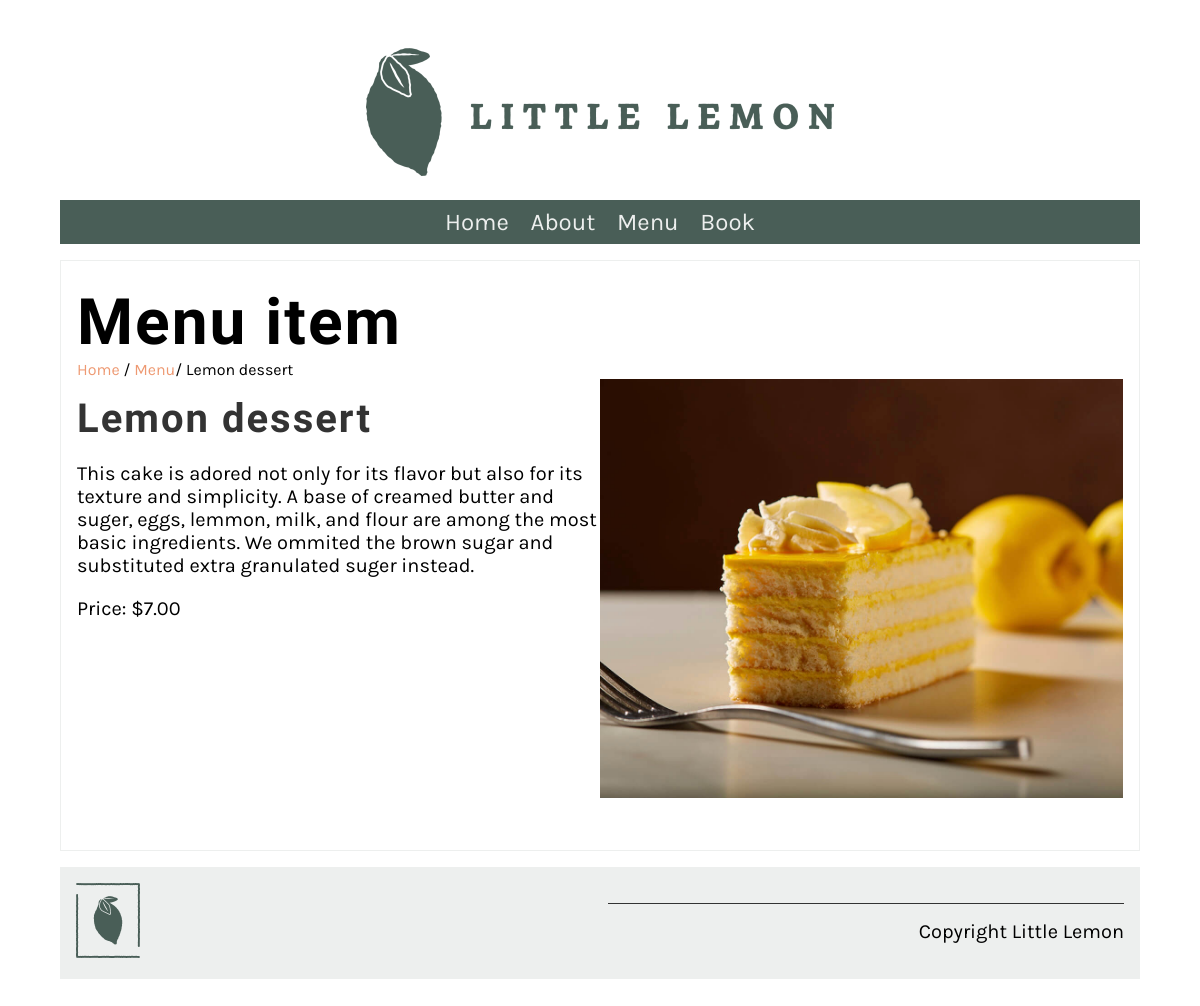
Screenshot of /menu_item/1/ with the database file from the repository.
### restaurant/models.py (models this page shows, shortened)
class Menu(models.Model):
   name = models.CharField(max_length=200)
   price = models.IntegerField(null=False)
   menu_item_description = models.TextField(max_length=1000,default='')

### restaurant/views.py (the view)
# urls.py: path('menu_item/<int:pk>/',views.display_menu_item,name='menu_item')
def display_menu_item(request,pk = None):
    if pk:
        menu_item = Menu.objects.get(pk=pk)
    else:
        menu_item = ""
    return render(request,'menu_item.html',{"menu_item":menu_item})

### restaurant/templates/menu_item.html
{% extends 'base.html' %}
{% load static %}
{% block content %}
<section>
    <article>
        <h1>Menu item</h1>
        <span>
            <a href="{% url 'home' %}">Home</a> /
            <a href="{% url 'menu' %}">Menu</a>/
            {{ menu_item.name }}
        </span>
        <div class="row">
            <div class="column">
                <h2>
                   {{menu_item.name}}
                </h2>
                <p>
                    {{ menu_item.menu_item_description }}
                </p>
                <p>
                    Price: ${{ menu_item.price }}.00
                </p>
            </div>
            <div class="column">
                <img src="/restaurant/static/img/menu_items/{{menu_item.name}}.jpg" alt="{{ menu_item.name}}" />
            </div>
        </div>
    </article>
</section>
{% endblock %}

### restaurant/templates/base.html (shortened to what this page needs)
{% load static %}
<!DOCTYPE html>
<html lang="en">
  <head>
    <link
      rel="preload"
      as="style"
      href="{% static 'css/style.css' %}"
      onload="this.rel = 'stylesheet'"
    />
  </head>
  <body>
    {% include 'partials/_header.html' %}
    <main>{% block content %} {% endblock %}</main>
    {% include 'partials/_footer.html' %}
  </body>
</html>

### restaurant/templates/partials/_header.html
{% load static %}
<header>
  <img src="{% static 'img/logo.png' %}" />
</header>
<nav>
  <ul>
    <li><a href="{% url 'home' %}">Home</a></li>
    <li><a href="{% url 'about' %}">About</a></li>
    <li><a href="{% url 'menu' %}">Menu</a></li>
    <li><a href="{% url 'book' %}">Book</a></li>
  </ul>
</nav>

### restaurant/templates/partials/_footer.html
{% load static %}
<footer>
    <article>
        <img src="{% static 'img/logo_footer.png' %}" />
    </article>
    <article>
        <p>Copyright Little Lemon </p>
    </article>
</footer>

### restaurant/static/css/style.css (style rules this page uses)
body { font-family: 'Karla', sans-serif; margin-top: 3rem; margin-bottom: 3rem; margin-left: 5%; margin-right: 5%; }
h1, h2, h3, h4, h5, h6 { font-family: 'Markazi Text', serif; letter-spacing: 2px;; }
h1 { font-size: 4rem; margin-top: 1.5rem; margin-bottom: 0; }
h2 { font-size: 2.5rem; color: #333333; margin:1rem 0; }
p, ul { font-size: 1.25rem;; }
a { color: #EE9972; text-decoration: none; }
header img { display: block; margin-left: auto; margin-right: auto; max-width: 100%; height: auto; }
nav { background-color: #495E57; margin-top: 1rem; margin-bottom: 1rem; margin-bottom: 0px; }
nav ul { list-style: none; font-size: 1.5rem; text-align: center; padding-inline-start: 0rem; margin-bottom: 0px; }
nav ul li { display: inline-block; margin: 0.5rem; }
nav ul a { color: #EDEFEE; text-decoration: none; }
section { display: flex; gap: 2rem 1rem; margin-top: 1rem; margin-bottom: 1rem; flex-direction: row; }
article { flex:1; }
article img { max-width: 100%; }
main article { border: 1px solid #EDEFEE; padding-left: 1rem; padding-right: 1rem; }
footer { background-color: #EDEFEE; padding: 1rem; display: flex; gap: 2rem 1rem; }
footer img { max-width: 50%; }
footer p { border-top: #333333; border-style: solid; border-width: 0.1rem; border-bottom: none; border-left: none; border-right: none; text-align: right; padding-top: 1rem;; }
.row { display: flex; flex-direction: row; width: 100%; padding-bottom: 1rem; }
.column { flex-basis: 50%; margin-bottom: 1rem; padding-bottom: 1rem; }

### rows the page displays
Menu: name "Lemon dessert", menu_item_description "This cake is adored not only for its flavor but also for its texture and simplicity. A base of creamed butter and suger, eggs, lemmon, milk, and flour are among the most basic ingredients. We ommited the brown sugar and substituted extra granulated suger instead.", price "7", name (picture)
